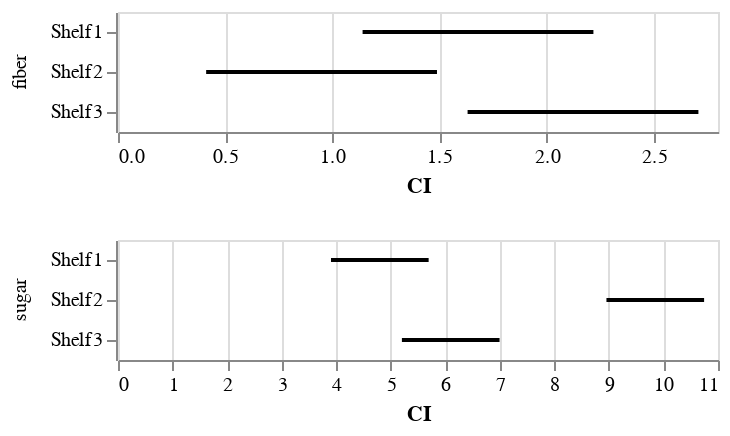

Notebook source saved alongside this figure:
### Markdown cell above
Let's visualize the CIs.

### Code cell
(
    alt.Chart(
        ANS['12.1.a'].select('dataset', 'group',
            low=col('CI').list.first(),
            high=col('CI').list.last()))
    .mark_line(strokeWidth=2)
    .encode(
        alt.X('low').title('CI'),
        alt.X2('high'),
        alt.Y('group').title(None),
        alt.Row('dataset').title(None))
    .resolve_scale(x='independent')
)

### Figure 1 — Vega-Lite specification as saved in the notebook (floating-point values rounded to 4 significant figures)
{"config": {"view": {"continuousWidth": 300, "continuousHeight": 300}}, "data": {"name": "data-b045502ccba49f2383fadc1309559fca"}, "mark": {"type": "line", "strokeWidth": 2}, "encoding": {"row": {"field": "dataset", "title": null, "type": "nominal"}, "x": {"field": "low", "title": "CI", "type": "quantitative"}, "x2": {"field": "high"}, "y": {"field": "group", "title": null, "type": "nominal"}}, "resolve": {"scale": {"x": "independent"}}, "$schema": "https://vega.github.io/schema/vega-lite/v5.16.3.json", "datasets": {"data-b045502ccba49f2383fadc1309559fca": [{"dataset": "fiber", "group": "Shelf1", "low": 1.141, "high": 2.219}, {"dataset": "fiber", "group": "Shelf2", "low": 0.4114, "high": 1.489}, {"dataset": "fiber", "group": "Shelf3", "low": 1.631, "high": 2.709}, {"dataset": "sugar", "group": "Shelf1", "low": 3.905, "high": 5.695}, {"dataset": "sugar", "group": "Shelf2", "low": 8.955, "high": 10.75}, {"dataset": "sugar", "group": "Shelf3", "low": 5.205, "high": 6.995}]}}
